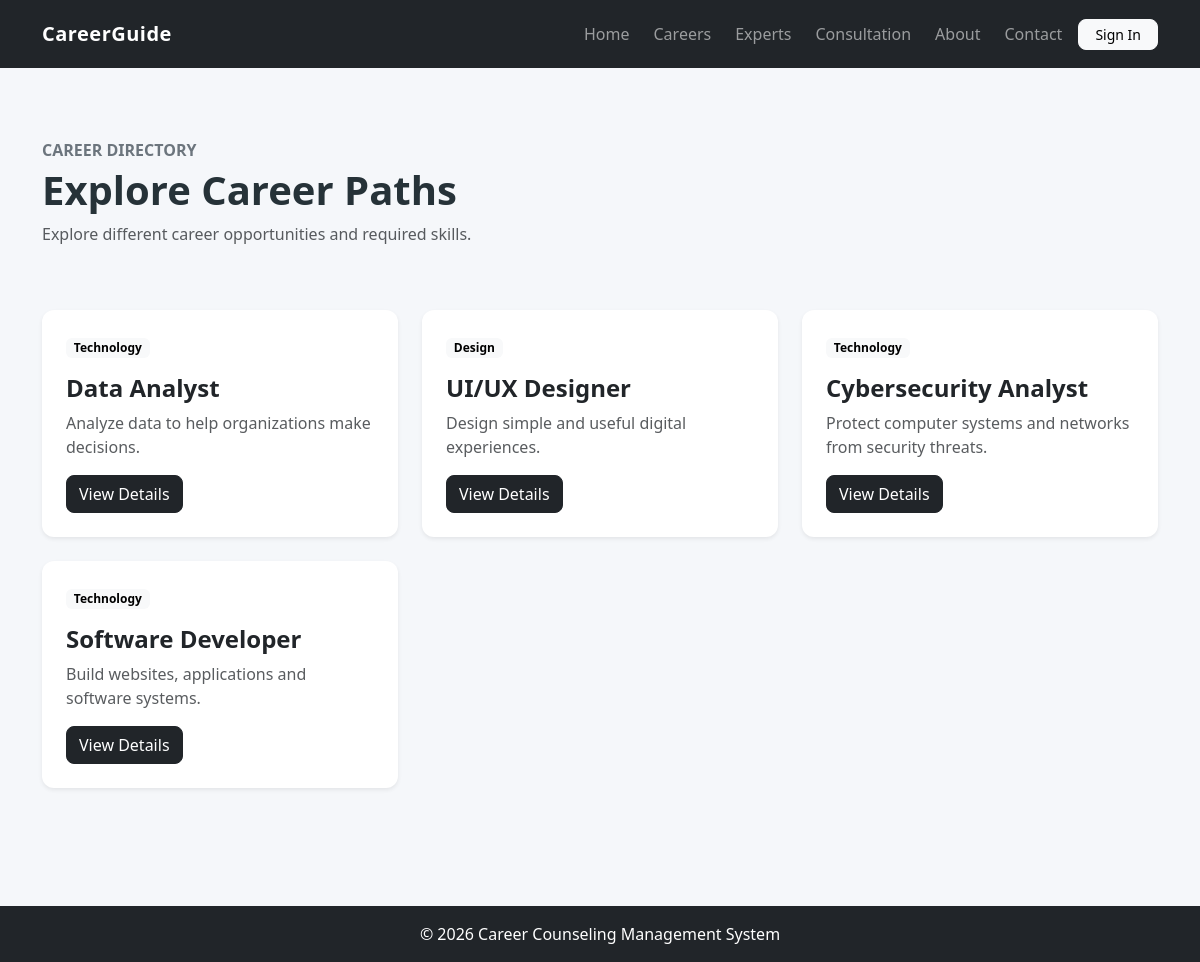
Page /careers/index.php on the committed database.
### tables this page shows
CREATE TABLE `careers` (
  `id` int(11) NOT NULL,
  `career_name` varchar(100) NOT NULL,
  `category` varchar(100) NOT NULL,
  `description` text NOT NULL,
  `skills` text NOT NULL,
  `scope` text NOT NULL
);

### careers/index.php (the view)
<?php
include '../includes/header.php';
include '../includes/navbar.php';
include '../includes/db.php';
$result = mysqli_query($conn, "SELECT * FROM careers ORDER BY id DESC");
?>
<section class="section-padding">
    <div class="container">
        <div class="d-flex justify-content-between align-items-center mb-5">
            <div>
                <p class="text-secondary fw-bold mb-1">CAREER DIRECTORY</p>
                <h1 class="fw-bold">Explore Career Paths</h1>
                <p class="text-muted">
                    Explore different career opportunities and required skills.
                </p>
            </div>
        </div>
        <div class="row g-4">
            <?php while ($career = mysqli_fetch_assoc($result)) { ?>
                <div class="col-md-6 col-lg-4">
                    <div class="card career-card shadow-sm h-100">
                        <div class="card-body p-4">
                            <span class="badge text-bg-light mb-3">
                                <?php echo htmlspecialchars($career['category']); ?>
                            </span>
                            <h4 class="fw-bold">
                                <?php echo htmlspecialchars($career['career_name']); ?>
                            </h4>
                            <p class="text-muted">
                                <?php echo htmlspecialchars($career['description']); ?>
                            </p>
                            <a
                                href="details.php?id=<?php echo $career['id']; ?>"
                                class="btn btn-dark"
                            >
                                View Details
                            </a>
                        </div>
                    </div>
                </div>
            <?php } ?>
        </div>
    </div>
</section>
<?php include '../includes/footer.php'; ?>

### includes/header.php (shortened to what this page needs)
<!DOCTYPE html>
<html lang="en">
<head>
    <link
        href="https://cdn.jsdelivr.net/npm/bootstrap@5.3.3/dist/css/bootstrap.min.css"
        rel="stylesheet"
    >
    <link rel="stylesheet" href="/CCMS-WFS/assets/css/style.css">
</head>
<body>

### includes/navbar.php (shortened to what this page needs)
<nav class="navbar navbar-expand-lg bg-dark navbar-dark">
    <div class="container">
        <a
            class="navbar-brand fw-bold"
            href="/CCMS-WFS/"
        >
            CareerGuide
        </a>
        <div
            class="collapse navbar-collapse"
            id="mainNavbar"
        >
            <ul class="navbar-nav ms-auto align-items-lg-center">
                <li class="nav-item">
                    <a
                        class="nav-link"
                        href="/CCMS-WFS/"
                    >
                        Home
                    </a>
                </li>
                <li class="nav-item">
                    <a
                        class="nav-link"
                        href="/CCMS-WFS/careers/"
                    >
                        Careers
                    </a>
                </li>
                <li class="nav-item">
                    <a
                        class="nav-link"
                        href="/CCMS-WFS/experts/"
                    >
                        Experts
                    </a>
                </li>
                <li class="nav-item">
                    <a
                        class="nav-link"
                        href="/CCMS-WFS/consultations/"
                    >
                        Consultation
                    </a>
                </li>
                <li class="nav-item">
                    <a
                        class="nav-link"
                        href="/CCMS-WFS/about.php"
                    >
                        About
                    </a>
                </li>
                <li class="nav-item">
                    <a
                        class="nav-link"
                        href="/CCMS-WFS/contact.php"
                    >
                        Contact
                    </a>
                </li>
                <li class="nav-item ms-lg-2">
    <a
        class="btn btn-light btn-sm px-3"
        href="/CCMS-WFS/user/login.php"
    >
        Sign In
    </a>
</li>
            </ul>
        </div>
    </div>
</nav>

### includes/footer.php (shortened to what this page needs)
<footer class="bg-dark text-white text-center py-3 mt-5">
    <p class="mb-0">
        © 2026 Career Counseling Management System
    </p>
</footer>
</body>
</html>

### assets/css/style.css (style rules this page uses)
body { background-color: #f5f7fa; color: #263238; }
.btn { border-radius: 8px; }
.card { overflow: hidden; }
.navbar .nav-link { margin-left: 8px; }
footer { margin-top: 0 !important; }
.navbar { padding: 14px 0; }
.navbar-brand { letter-spacing: 0.5px; }
.section-padding { padding: 70px 0; }
.career-card { border: none; border-radius: 12px; transition: 0.2s; }

### rows in the picture
careers: category "Technology", career_name "Data Analyst", description "Analyze data to help organizations make decisions."
careers: category "Design", career_name "UI/UX Designer", description "Design simple and useful digital experiences."
careers: category "Technology", career_name "Cybersecurity Analyst", description "Protect computer systems and networks from security threats."
careers: category "Technology", career_name "Software Developer", description "Build websites, applications and software systems."
